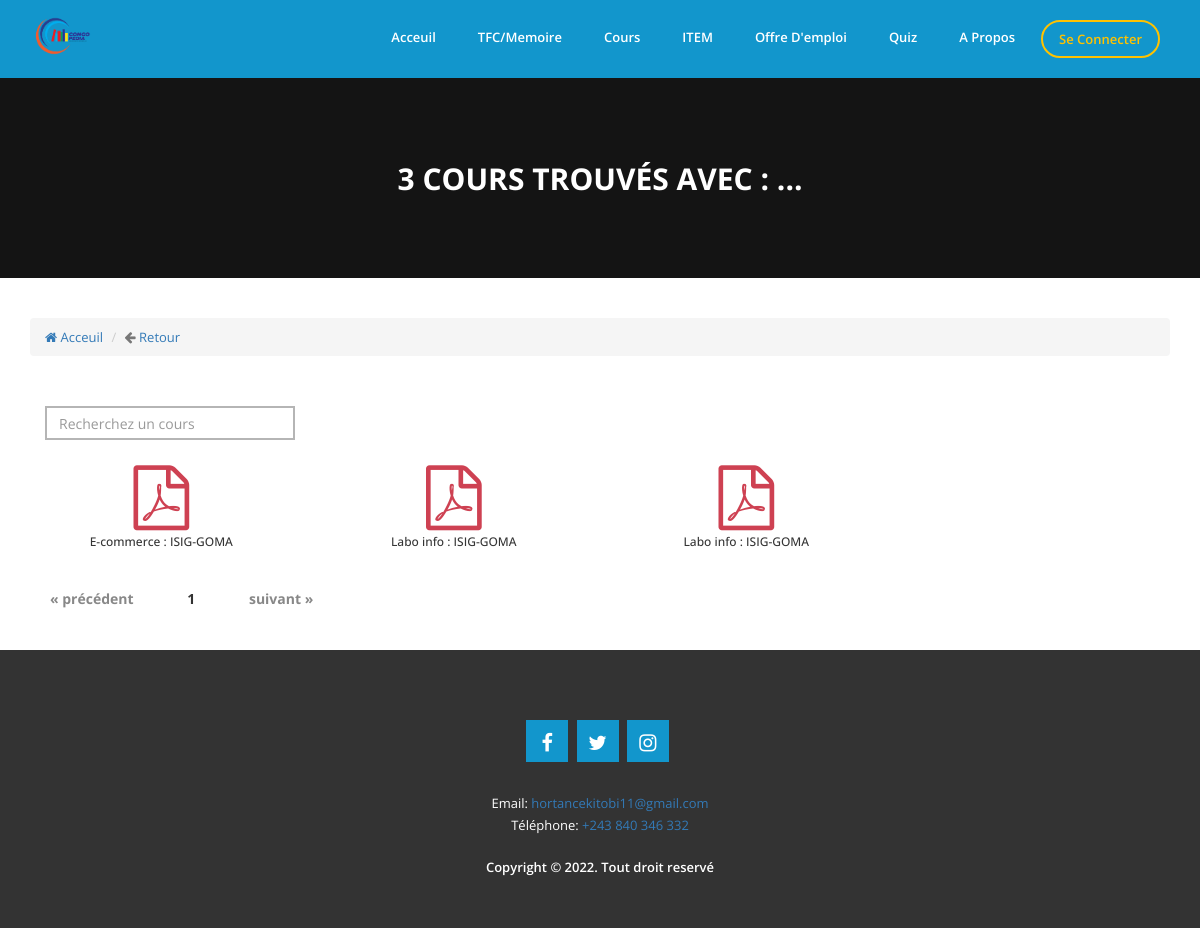
Before: /search-courses.php with the older database file.
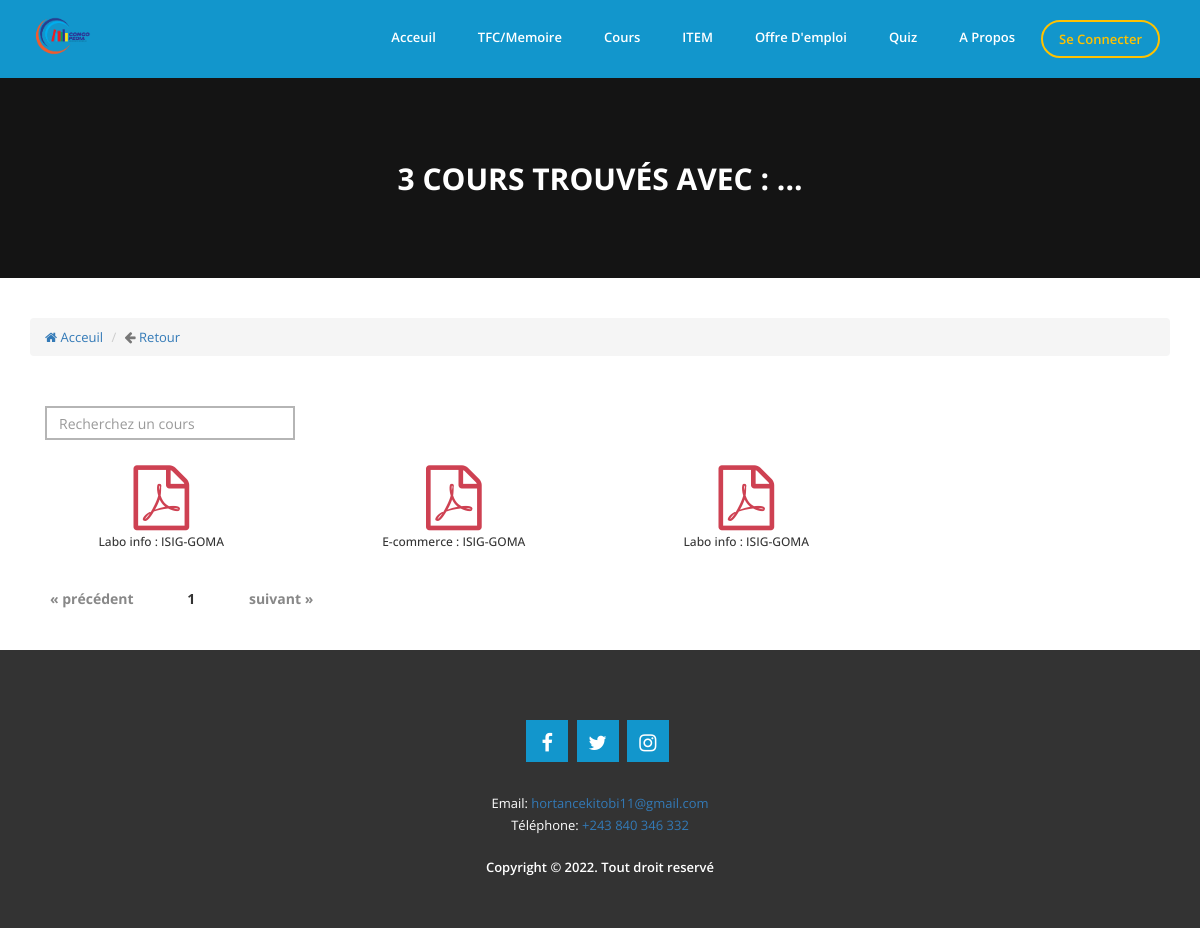
After: the same page with the newer database file.
### tables this page shows
CREATE TABLE `t_cours` (
  `CodeCours` int(11) NOT NULL,
  `Cours` text NOT NULL,
  `cours_slug` text NOT NULL,
  `Auteur` varchar(254) NOT NULL,
  `Readed` int(11) NOT NULL,
  `Liked` int(11) NOT NULL,
  `Fichier` text NOT NULL,
  `Institution` varchar(255) NOT NULL,
  `Created_On` timestamp NOT NULL DEFAULT current_timestamp() ON UPDATE current_timestamp(),
  `CodeCompte` int(11) NOT NULL,
  `CodeAdmin` int(11) NOT NULL,
  `CodePropriete` int(11) NOT NULL,
  `Statut` int(11) NOT NULL
);

### search-courses.php (called while the page is built, shortened)
<?php
include("includes/sessionclient.php");
include("includes/head.php");
include("includes/header.php");
include("container/search-courses.php");
include("includes/footer.php");
?>

### class/app.php (called while the page is built, shortened)
<?php
class App
{
    private $db_name, $db_user, $db_pass, $db_host, $pdo;
    public function __construct( $db_name = "congopedia", $db_user = "root", $db_pass = "", $db_host = 'localhost' )
    {
        $this->db_name = $db_name;
        $this->db_user = $db_user;
        $this->db_pass = $db_pass;
        $this->db_host = $db_host;
    }
    public function getPDO()
    {
        try {
            if ( $this->pdo === null ) {
                $pdo_ = new PDO( 'mysql:host=' . $this->db_host . '; port=3306; dbname=' . $this->db_name . ';charset=utf8', $this->db_user, $this->db_pass );
                $pdo_->setAttribute( PDO::ATTR_ERRMODE, PDO::ERRMODE_WARNING );
                $this->pdo = $pdo_;
            }
        } catch ( PDOException $ex ) {
            die( $ex->getMessage() );
        }
        return $this->pdo;
    }
    public function fetchPrepared( $statement )
    {
        $req = $this->getPDO()->prepare( $statement );
        $req->execute();
        return $req->fetchAll();
    }
    public function fetch( $statement )
    {
        $req = $this->getPDO()->query( $statement );
        $data = $req->fetch();
        return $data;
    }
}
$app=new App('congopedia');
?>

### container/search-courses.php (the view, shortened to what the changed rows need)
<?php
$word = $_GET['word'];
if (isset($_GET['page']) && !empty($_GET['page'])) {
    $currentPage = (int)strip_tags($_GET['page']);
} else {
    $currentPage = 1;
}
$sql1 = "SELECT COUNT(*) AS nbre FROM t_cours WHERE Statut=1 AND Cours LIKE '%$word%'";
$nbre = $app->fetch($sql1);
$nbArticles = $nbre['nbre'];
$parPage = 20;
$pages = ceil($nbArticles / $parPage);
$premier = ($currentPage * $parPage) - $parPage;
$sql3 = "SELECT * FROM t_cours WHERE Statut=1 AND Cours LIKE '%$word%' ORDER BY t_cours.Created_On DESC LIMIT $premier,$parPage";
$req = $app->fetchPrepared($sql3);
?>
<div class="slide-single slide-single-page">
    <div class="text text-page">
        <div class="this-item">
            <h2><?php echo $nbArticles; ?> cours trouvés avec : <?php echo $word; ?> ... </h2>
        </div>
    </div>
</div>
<div class="single-channel">
    <div class="container">
        <div class="row">
            <div class="col-md-12 col-sm-12 col-xs-12">
                <div class="row">
                    <?php
                    foreach ($req as $row){
                        ?>
                        <div class="col-md-3 text-center">
                            <div class="card mb-3">
                                <div class="card-body">
                                    <div class="dropdown" style="padding: 5px;">
                                        <a href="detail_course?course=<?php echo $row['cours_slug']; ?>" class="avatar avatar-lg">
                                            <span class="">
                                                <i class="fa fa-file-pdf-o fa-5x" style="color: #ce4152;"></i>
                                            </span>
                                        </a>
                                    </div>
                                </div>
                            </div>
                            <h6><?php echo $row['Cours'] ?> : <?php echo $row['Institution'] ?></h6>
                        </div>
                        <?php
                    }
                    ?>
                </div>
            </div>
        </div>
        <div class="row">
            <div class="col-md-12">
                <div class="pagination">
                    <?php for($page = 1; $page <= $pages; $page++): ?>
                        <a href="article?page=<?= $page ?>"><span class="<?= ($currentPage == $page) ? "current" : "" ?>"><?= $page ?></span></a>
                    <?php endfor ?>
                </div>
            </div>
        </div>
    </div>
</div>

Changed rows visible on the page:
changed t_cours (number 1 of 3 on the later page): moves up the list
